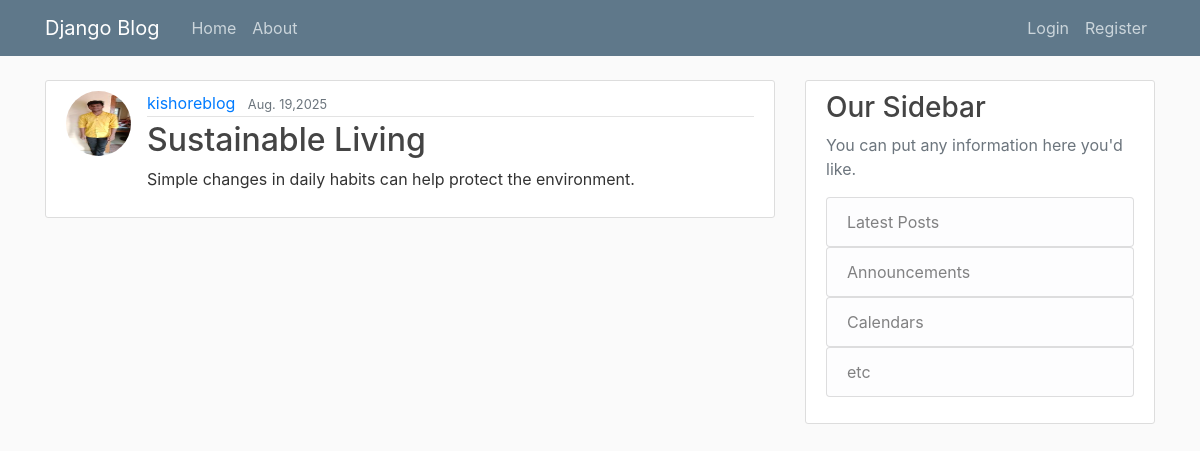
Page /post/20/ on the committed database.
### blog/models.py (models this page shows, shortened)
class Post(models.Model):
    title = models.CharField(max_length=100)
    author = models.ForeignKey(User, on_delete=models.CASCADE)
    content = models.TextField()
    date_posted = models.DateTimeField(default=timezone.now)

### users/models.py (models this page shows, shortened)
class Profile(models.Model):
    user = models.OneToOneField(User, on_delete=models.CASCADE) # one user will have one profile picture (one2onefield)
    image = models.ImageField(default='default.jpg',upload_to='profile_pics')

### blog/views.py (the view)
# urls.py: path('post/<int:pk>/' ,PostDetailView.as_view(),name='post-detail'),
class PostDetailView(DetailView): # done mistake by not changing deaitlview to listview
    model = Post

### blog/templates/blog/post_detail.html (shortened to what this page needs)
{% extends "blog/base.html" %}
{% block content %}
    <article class="media content-section">
        <img src="{{ object.author.profile.image.url}}" class="rounded-circle article-img">
        <div class="media-body">
        <div class="article-metadata">
            <a class="mr-2" href="{%url 'user-posts' object.author.username %}">{{ object.author }}</a>
            <small class="text-muted">{{ object.date_posted|date:"N d,Y" }}</small>
        </div>
        <h2 class="article-title">{{ object.title }}</h2>
        <p class="article-content">{{ object.content }}</p>
        </div>
    </article>
{% endblock content %}

### blog/static/blog/style.css (style rules this page uses)
body { background: #fafafa; color: #333333; margin-top: 5rem; }
h1, h2, h3, h4, h5, h6 { color: #444444; }
.content-section { background: #ffffff; padding: 10px 20px; border: 1px solid #dddddd; border-radius: 3px; margin-bottom: 20px; }
.article-title { color: #444444; }
.article-content { white-space: pre-line; }
.article-img { height: 65px; width: 65px; margin-right: 16px; }
.article-metadata { padding-bottom: 1px; margin-bottom: 4px; border-bottom: 1px solid #e3e3e3 }

### rows in the picture
Post: author.profile.image (picture), author "kishoreblog", date_posted "Aug. 19,2025", title "Sustainable Living", content "Simple changes in daily habits can help protect the environment."
